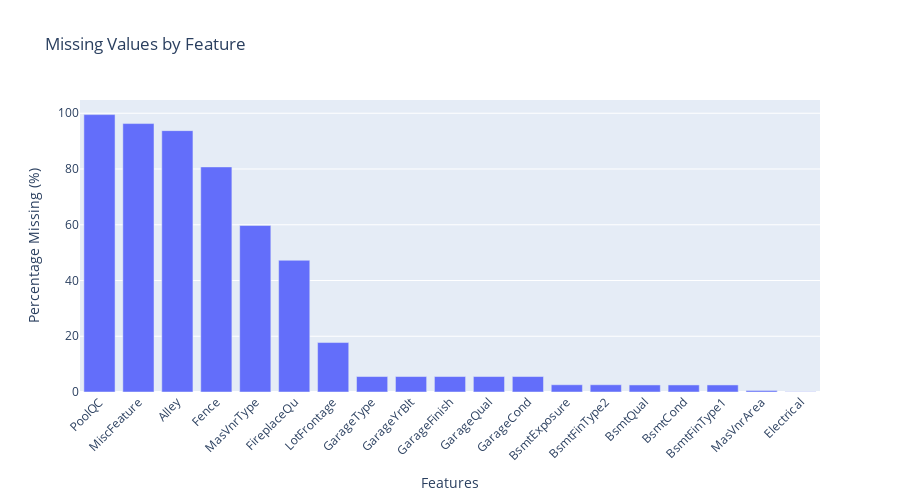

The notebook cell this image was saved under:
### Markdown cell above
Let's check for missing values in our dataset to understand what data cleaning will be required.

### Code cell
# Check for missing values in training data
missing_train = train.isnull().sum()
missing_train = missing_train[missing_train > 0].sort_values(ascending=False)

# Calculate percentage of missing values
missing_percent = (missing_train / len(train)) * 100

print(f"Number of features with missing values: {len(missing_train)}")

# Create bar chart visualization
fig = px.bar(
    x=missing_percent.index,
    y=missing_percent.values,
    labels={'x': 'Features', 'y': 'Percentage Missing (%)'},
    title='Missing Values by Feature'
)

fig.update_layout(
    xaxis_tickangle=-45,
    height=500,
    showlegend=False
)

fig.show()

### Figure 1 — Plotly figure (JSON) as saved in the notebook; plotly's stock layout.template omitted (floating-point values rounded to 4 significant figures)
{"data": [{"hovertemplate": "Features=%{x}<br>Percentage Missing (%)=%{y}<extra></extra>", "legendgroup": "", "marker": {"color": "#636efa", "pattern": {"shape": ""}}, "name": "", "orientation": "v", "showlegend": false, "textposition": "auto", "type": "bar", "x": ["PoolQC", "MiscFeature", "Alley", "Fence", "MasVnrType", "FireplaceQu", "LotFrontage", "GarageType", "GarageYrBlt", "GarageFinish", "GarageQual", "GarageCond", "BsmtExposure", "BsmtFinType2", "BsmtQual", "BsmtCond", "BsmtFinType1", "MasVnrArea", "Electrical"], "xaxis": "x", "y": [99.52, 96.3, 93.77, 80.75, 59.73, 47.26, 17.74, 5.548, 5.548, 5.548, 5.548, 5.548, 2.603, 2.603, 2.534, 2.534, 2.534, 0.5479, 0.06849], "yaxis": "y"}], "layout": {"barmode": "relative", "height": 500, "legend": {"tracegroupgap": 0}, "showlegend": false, "title": {"text": "Missing Values by Feature"}, "xaxis": {"anchor": "y", "domain": [0, 1], "tickangle": -45, "title": {"text": "Features"}}, "yaxis": {"anchor": "x", "domain": [0, 1], "title": {"text": "Percentage Missing (%)"}}}}
